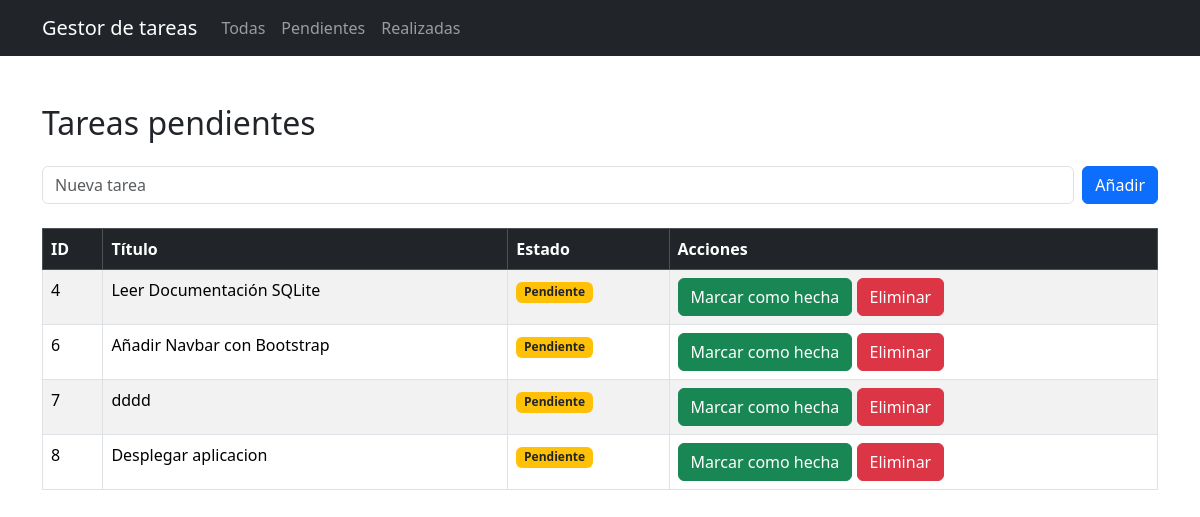
/pendientes, run on the app's committed database.
### tables this page shows
CREATE TABLE tarea (
    id INTEGER PRIMARY KEY AUTOINCREMENT,
    title TEXT NOT NULL,
    done BOOLEAN NOT NULL DEFAULT 0
);

### app.py (the view)
@app.route("/pendientes")
def pendientes():
    conexion = obtener_conexion()
    tareas = conexion.execute("SELECT * FROM tarea WHERE done = 0").fetchall()
    conexion.close()
    return render_template("index.html",tareas=tareas,title="Tareas pendientes")

### app.py (called while the page is built)
def obtener_conexion():
    conexion = sqlite3.connect("tareas.db")
    conexion.row_factory = sqlite3.Row
    return conexion

### templates/index.html (shortened to what this page needs)
<!DOCTYPE html>
<html lang="en">
<head>
    <link rel="stylesheet" href="{{ url_for('static',filename='css/bootstrap.min.css') }}">
</head>
<body>
    <nav class="navbar navbar-expand-md navbar-dark bg-dark">
        <div class="container">
            <a href="" class="navbar-brand">Gestor de tareas</a>
            <div class="collapse navbar-collapse">
                <ul class="navbar-nav ">
                    <li class="nav-item"><a href="/" class="nav-link">Todas</a></li>
                    <li class="nav-item"><a href="/pendientes" class="nav-link">Pendientes</a></li>
                    <li class="nav-item"><a href="/realizadas" class="nav-link">Realizadas</a></li>
                </ul>
            </div>
        </div>
    </nav>
    <div class="container py-5">
        <h2 class="mb-4">{{ title }}</h2>
        <form method="POST" action="/add" class="d-flex mb-4">
            <input name="title" type="text" class="form-control me-2" placeholder="Nueva tarea" required>
            <button class="btn btn-primary" type="submit">Añadir</button>
        </form>
        <table class="table table-striped table-bordered table-hover">
            <thead class="table-dark">
                <tr>
                    <th>ID</th>
                    <th>Título</th>
                    <th>Estado</th>
                    <th>Acciones</th>
                </tr>
            </thead>
            <tbody>
                {% for tarea in tareas %}
                <tr>
                    <td>{{ tarea.id }}</td>
                    <td>{{ tarea.title }}</td>
                    <td>
                        {% if tarea.done %}
                        <span class="badge bg-success">Hecha</span>
                        {% else %}
                        <span class="badge bg-warning text-dark">Pendiente</span>
                        {% endif %}
                    </td>
                    <td>
                        {% if not tarea.done %}
                        <a href="{{ url_for('marcar_hecha',tarea_id = tarea.id) }}" class="btn btn-success"> Marcar como hecha</a>
                        {% endif %}
                        <a href="{{ url_for('eliminar_tarea',tarea_id = tarea.id) }}" class="btn btn-danger"> Eliminar</a>
                    </td>
                </tr>
                {% endfor %}
            </tbody>
        </table>
    </div>
</body>
</html>

### data on the page
tarea: id "4", title "Leer Documentación SQLite", done "Pendiente"
tarea: id "6", title "Añadir Navbar con Bootstrap", done "Pendiente"
tarea: id "7", title "dddd", done "Pendiente"
tarea: id "8", title "Desplegar aplicacion", done "Pendiente"

### other printed values
{{ title }} "Tareas pendientes"
